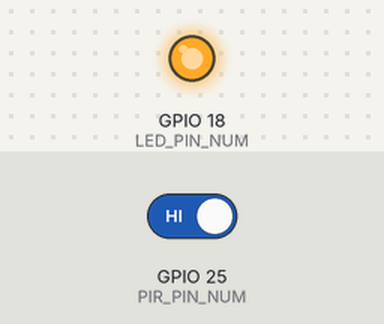
Bench run of a program on a simulated Raspberry Pi (BCM pin numbers). Shown: output pins drawn as LEDs (lit = HIGH). The test bench sets the inputs (shaded band); at power-on: GPIO 25 (PIR_PIN_NUM) HIGH. No MQTT or app messages arrive unless stated.

Above: at 1.3 s.
1.4 s: GPIO 25 (PIR_PIN_NUM) driven LOW
At 2.0 s:
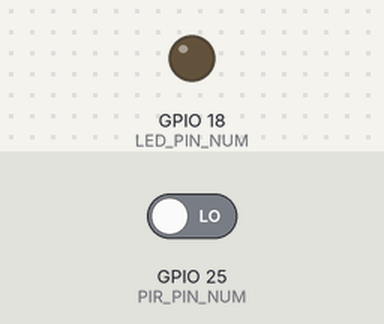
3.0 s: GPIO 25 (PIR_PIN_NUM) driven HIGH
At 4.6 s:
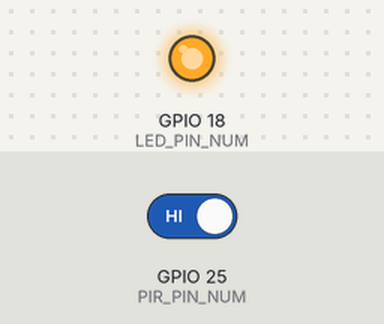
Timing chart, 0 to 6.1 s (numbered marks = the images above; inputs shaded):
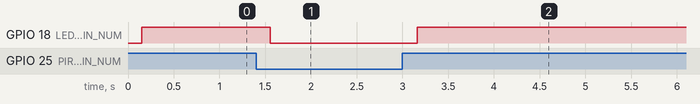

Measured:
- after the input at 1.4 s, GPIO 18 (LED_PIN_NUM): HIGH → LOW after 0.15 s
- after the input at 3.0 s, GPIO 18 (LED_PIN_NUM): LOW → HIGH after 0.16 s

The program:

detect-motion.py
```python
import RPi.GPIO as GPIO
import paho.mqtt.client as mqtt
import time
import signal
import sys

# Exit handling

def exit_handler():
  GPIO.cleanup()
  sys.exit(0)

signal.signal(signal.SIGTERM, exit_handler)

# Establish MQTT connection

BROKER_ADDR = 'rpi-01'

client = mqtt.Client()      # create new instance
client.connect(BROKER_ADDR) # connect to broker

# GPIO and pins setup

PIR_PIN_NUM = 25
LED_PIN_NUM = 18

GPIO.setmode(GPIO.BCM) # Board BCM GPIO numbering
GPIO.setup(PIR_PIN_NUM, GPIO.IN) # Set pin 25 as input
GPIO.setup(LED_PIN_NUM, GPIO.OUT, initial = 0) # Set pin 18 as output

# Main loop

delay = 0.2 # seconds

while True:
  motion_detected = GPIO.input(PIR_PIN_NUM)
  GPIO.output(LED_PIN_NUM, 1 if motion_detected else 0)
  client.publish('house/motion', 'ON' if motion_detected else 'OFF')
  time.sleep(delay)
```
